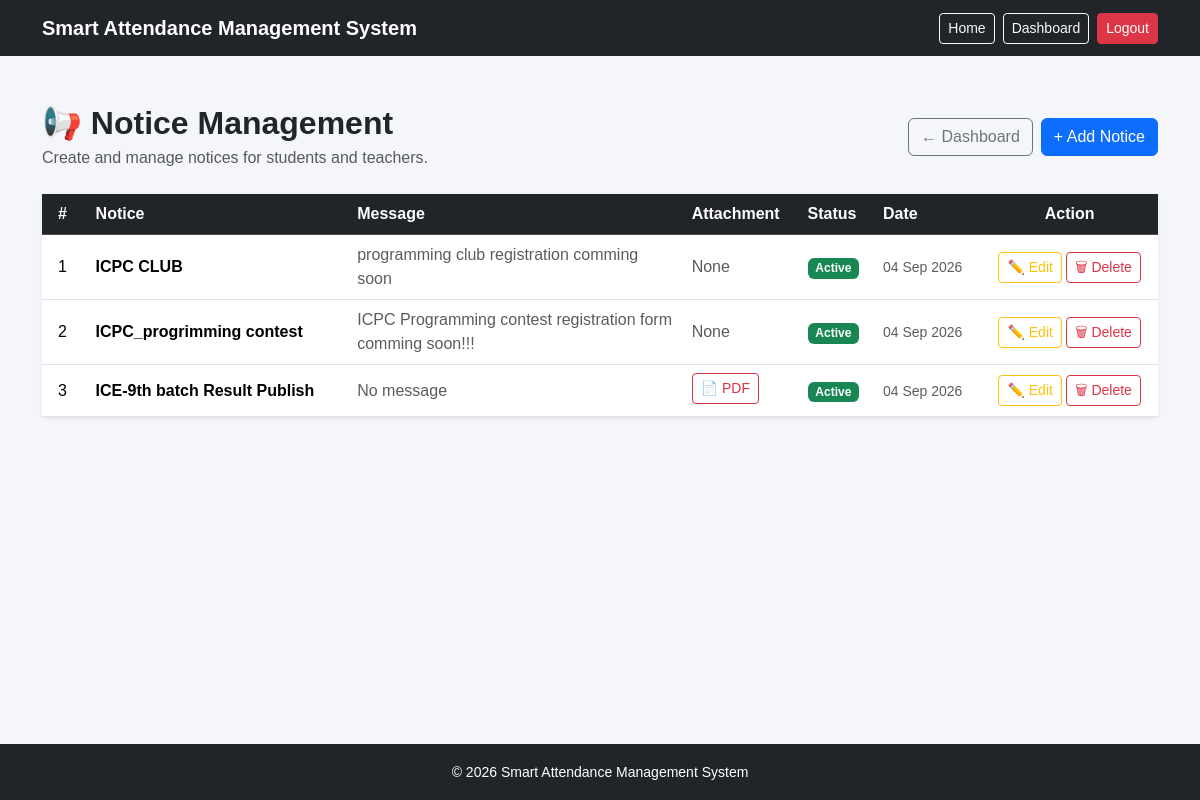
The app's page /admin-dashboard/notices/ (signed in) with its own data.
### core/models.py (models this page shows, shortened)
class Notice(models.Model):
    title = models.CharField(max_length=200)
    message = models.TextField(blank=True, null=True)
    pdf_file = models.FileField(
        upload_to="notices/pdfs/",
        blank=True,
        null=True
    )
    image = models.ImageField(
        upload_to="notices/images/",
        blank=True,
        null=True
    )
    created_at = models.DateTimeField(auto_now_add=True)
    updated_at = models.DateTimeField(auto_now=True)
    is_active = models.BooleanField(default=True)
    class Meta:
        ordering = ["-created_at"]

### core/views.py (the view)
@login_required
def admin_notice_list(request):
    if request.user.role != "admin":
        return redirect("dashboard")
    notices = Notice.objects.all().order_by("-created_at")
    return render(
        request,
        "admin/notice_list.html",
        {
            "notices": notices,
        }
    )

### core/context_processors.py (called while the page is built)
def notifications(request):
    unread_notifications_count = 0
    if request.user.is_authenticated and request.user.role in ["teacher", "student"]:
        unread_notifications_count = Notification.objects.filter(
            recipient=request.user,
            is_read=False
        ).count()
    return {
        "unread_notifications_count": unread_notifications_count
    }

### core/templates/admin/notice_list.html (shortened to what this page needs)
{% extends "index.html" %}
{% block content %}
<div class="container py-5">
    <div class="d-flex justify-content-between align-items-center mb-4">
        <div>
            <h2 class="fw-bold mb-1">
                📢 Notice Management
            </h2>
            <p class="text-muted mb-0">
                Create and manage notices for students and teachers.
            </p>
        </div>
        <div class="d-flex gap-2">
            <a href="{% url 'dashboard' %}"
               class="btn btn-outline-secondary">
                ← Dashboard
            </a>
            <a href="{% url 'admin_notice_add' %}"
               class="btn btn-primary">
                + Add Notice
            </a>
        </div>
    </div>
    {% if notices %}
        <div class="card shadow-sm border-0">
            <div class="card-body p-0">
                <div class="table-responsive">
                    <table class="table table-hover align-middle mb-0">
                        <thead class="table-dark">
                            <tr>
                                <th class="px-3">#</th>
                                <th>Notice</th>
                                <th>Message</th>
                                <th>Attachment</th>
                                <th>Status</th>
                                <th>Date</th>
                                <th class="text-center">Action</th>
                            </tr>
                        </thead>
                        <tbody>
                            {% for notice in notices %}
                            <tr>
                                <td class="px-3">
                                    {{ forloop.counter }}
                                </td>
                                <td>
                                    <div class="fw-semibold">
                                        {{ notice.title }}
                                    </div>
                                </td>
                                <td style="max-width: 300px;">
                                    {% if notice.message %}
                                        <div class="text-muted"
                                             style="
                                                overflow: hidden;
                                                text-overflow: ellipsis;
                                                display: -webkit-box;
                                                -webkit-line-clamp: 2;
                                                -webkit-box-orient: vertical;
                                             ">
                                            {{ notice.message }}
                                        </div>
                                    {% else %}
                                        <span class="text-muted">
                                            No message
                                        </span>
                                    {% endif %}
                                </td>
                                <td>
                                    {% if notice.pdf_file %}
                                        <a href="{{ notice.pdf_file.url }}"
                                           target="_blank"
                                           class="btn btn-sm btn-outline-danger mb-1">
                                            📄 PDF
                                        </a>
                                    {% endif %}
                                    {% if not notice.pdf_file and not notice.image %}
                                        <span class="text-muted">
                                            None
                                        </span>
                                    {% endif %}
                                </td>
                                <td>
                                    {% if notice.is_active %}
                                        <span class="badge bg-success">
                                            Active
                                        </span>
                                    {% else %}
                                        <span class="badge bg-secondary">
                                            Inactive
                                        </span>
                                    {% endif %}
                                </td>
                                <td>
                                    <small class="text-muted">
                                        {{ notice.created_at|date:"d M Y" }}
                                    </small>
                                </td>
                                <td class="text-center">
                                    <div class="d-flex justify-content-center gap-1">
                                        <a href="{% url 'admin_notice_edit' notice.id %}"
                                           class="btn btn-sm btn-outline-warning">
                                            ✏️ Edit
                                        </a>
                                        <form method="POST"
                                              action="{% url 'admin_notice_delete' notice.id %}"
                                              onsubmit="return confirm('Are you sure you want to delete this notice?');">
                                            <button type="submit"
                                                    class="btn btn-sm btn-outline-danger">
                                                🗑 Delete
                                            </button>
                                        </form>
                                    </div>
                                </td>
                            </tr>
                            {% endfor %}
                        </tbody>
                    </table>
                </div>
            </div>
        </div>
    {% endif %}
</div>
{% endblock %}

### core/templates/index.html (style rules this page uses)
html, body { height: 100%; }
body { margin: 0; background-color: #f5f6fa; font-family: Arial, sans-serif; }

### records on screen
Notice: title "ICPC CLUB", message "programming club registration comming soon", pdf_file "None", is_active "Active", created_at "04 Sep 2026"
Notice: title "ICPC_progrimming contest", message "ICPC Programming contest registration form comming soon!!!", pdf_file "None", is_active "Active", created_at "04 Sep 2026"
Notice: title "ICE-9th batch Result Publish", message "No message", is_active "Active", created_at "04 Sep 2026"
